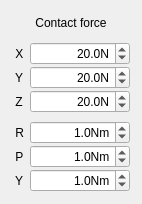
      <widget class="QWidget" name="layoutWidget_14">
       <property name="geometry">
        <rect>
         <x>290</x>
         <y>230</y>
         <width>125</width>
         <height>204</height>
        </rect>
       </property>
       <layout class="QVBoxLayout" name="verticalLayout_37">
        <item>
         <widget class="QLabel" name="labelTargetVelocity_49">
          <property name="text">
           <string>Contact force</string>
          </property>
          <property name="alignment">
           <set>Qt::AlignCenter</set>
          </property>
         </widget>
        </item>
        <item>
         <layout class="QFormLayout" name="formLayout_15">
          <property name="verticalSpacing">
           <number>1</number>
          </property>
          <property name="leftMargin">
           <number>1</number>
          </property>
          <property name="topMargin">
           <number>1</number>
          </property>
          <property name="rightMargin">
           <number>1</number>
          </property>
          <property name="bottomMargin">
           <number>1</number>
          </property>
          <item row="1" column="0">
           <widget class="QLabel" name="labelTargetVelocity_50">
            <property name="text">
             <string> X</string>
            </property>
           </widget>
          </item>
          <item row="1" column="1">
           <widget class="QDoubleSpinBox" name="task_doubleSpinBox_noRLInput_contactForce_1">
            <property name="minimumSize">
             <size>
              <width>100</width>
              <height>0</height>
             </size>
            </property>
            <property name="alignment">
             <set>Qt::AlignRight|Qt::AlignTrailing|Qt::AlignVCenter</set>
            </property>
            <property name="suffix">
             <string>N</string>
            </property>
            <property name="decimals">
             <number>1</number>
            </property>
            <property name="minimum">
             <double>-100.000000000000000</double>
            </property>
            <property name="maximum">
             <double>100.000000000000000</double>
            </property>
            <property name="singleStep">
             <double>0.100000000000000</double>
            </property>
            <property name="value">
             <double>20.000000000000000</double>
            </property>
           </widget>
          </item>
          <item row="3" column="0">
           <widget class="QLabel" name="labelTargetVelocity_51">
            <property name="text">
             <string> Y</string>
            </property>
           </widget>
          </item>
          <item row="3" column="1">
           <widget class="QDoubleSpinBox" name="task_doubleSpinBox_noRLInput_contactForce_2">
            <property name="minimumSize">
             <size>
              <width>100</width>
              <height>0</height>
             </size>
            </property>
            <property name="alignment">
             <set>Qt::AlignRight|Qt::AlignTrailing|Qt::AlignVCenter</set>
            </property>
            <property name="suffix">
             <string>N</string>
            </property>
            <property name="decimals">
             <number>1</number>
            </property>
            <property name="minimum">
             <double>-100.000000000000000</double>
            </property>
            <property name="maximum">
             <double>100.000000000000000</double>
            </property>
            <property name="singleStep">
             <double>0.100000000000000</double>
            </property>
            <property name="value">
             <double>20.000000000000000</double>
            </property>
           </widget>
          </item>
          <item row="4" column="0">
           <widget class="QLabel" name="labelTargetVelocity_52">
            <property name="text">
             <string> Z</string>
            </property>
           </widget>
          </item>
          <item row="4" column="1">
           <widget class="QDoubleSpinBox" name="task_doubleSpinBox_noRLInput_contactForce_3">
            <property name="minimumSize">
             <size>
              <width>100</width>
              <height>0</height>
             </size>
            </property>
            <property name="alignment">
             <set>Qt::AlignRight|Qt::AlignTrailing|Qt::AlignVCenter</set>
            </property>
            <property name="suffix">
             <string>N</string>
            </property>
            <property name="decimals">
             <number>1</number>
            </property>
            <property name="minimum">
             <double>-100.000000000000000</double>
            </property>
            <property name="maximum">
             <double>100.000000000000000</double>
            </property>
            <property name="singleStep">
             <double>0.100000000000000</double>
            </property>
            <property name="value">
             <double>20.000000000000000</double>
            </property>
           </widget>
          </item>
         </layout>
        </item>
        <item>
         <layout class="QFormLayout" name="formLayout_16">
          <property name="verticalSpacing">
           <number>1</number>
          </property>
          <property name="leftMargin">
           <number>1</number>
          </property>
          <property name="topMargin">
           <number>1</number>
          </property>
          <property name="rightMargin">
           <number>1</number>
          </property>
          <property name="bottomMargin">
           <number>1</number>
          </property>
          <item row="0" column="0">
           <widget class="QLabel" name="labelTargetVelocity_53">
            <property name="text">
             <string> R</string>
            </property>
           </widget>
          </item>
          <item row="0" column="1">
           <widget class="QDoubleSpinBox" name="task_doubleSpinBox_noRLInput_contactForce_4">
            <property name="minimumSize">
             <size>
              <width>100</width>
              <height>0</height>
             </size>
            </property>
            <property name="alignment">
             <set>Qt::AlignRight|Qt::AlignTrailing|Qt::AlignVCenter</set>
            </property>
            <property name="suffix">
             <string>Nm</string>
            </property>
            <property name="decimals">
             <number>1</number>
            </property>
            <property name="minimum">
             <double>-10.000000000000000</double>
            </property>
            <property name="maximum">
             <double>10.000000000000000</double>
            </property>
            <property name="singleStep">
             <double>0.100000000000000</double>
            </property>
            <property name="value">
             <double>1.000000000000000</double>
            </property>
           </widget>
          </item>
          <item row="2" column="0">
           <widget class="QLabel" name="labelTargetVelocity_54">
            <property name="text">
             <string> P</string>
            </property>
           </widget>
          </item>
          <item row="2" column="1">
           <widget class="QDoubleSpinBox" name="task_doubleSpinBox_noRLInput_contactForce_5">
            <property name="minimumSize">
             <size>
              <width>100</width>
              <height>0</height>
             </size>
            </property>
            <property name="alignment">
             <set>Qt::AlignRight|Qt::AlignTrailing|Qt::AlignVCenter</set>
            </property>
            <property name="suffix">
             <string>Nm</string>
            </property>
            <property name="decimals">
             <number>1</number>
            </property>
            <property name="minimum">
             <double>-10.000000000000000</double>
            </property>
            <property name="maximum">
             <double>10.000000000000000</double>
            </property>
            <property name="singleStep">
             <double>0.100000000000000</double>
            </property>
            <property name="value">
             <double>1.000000000000000</double>
            </property>
           </widget>
          </item>
          <item row="3" column="0">
           <widget class="QLabel" name="labelTargetVelocity_55">
            <property name="text">
             <string> Y</string>
            </property>
           </widget>
          </item>
          <item row="3" column="1">
           <widget class="QDoubleSpinBox" name="task_doubleSpinBox_noRLInput_contactForce_6">
            <property name="minimumSize">
             <size>
              <width>100</width>
              <height>0</height>
             </size>
            </property>
            <property name="alignment">
             <set>Qt::AlignRight|Qt::AlignTrailing|Qt::AlignVCenter</set>
            </property>
            <property name="suffix">
             <string>Nm</string>
            </property>
            <property name="decimals">
             <number>1</number>
            </property>
            <property name="minimum">
             <double>-10.000000000000000</double>
            </property>
            <property name="maximum">
             <double>10.000000000000000</double>
            </property>
            <property name="singleStep">
             <double>0.100000000000000</double>
            </property>
            <property name="value">
             <double>1.000000000000000</double>
            </property>
           </widget>
          </item>
         </layout>
        </item>
       </layout>
      </widget>
